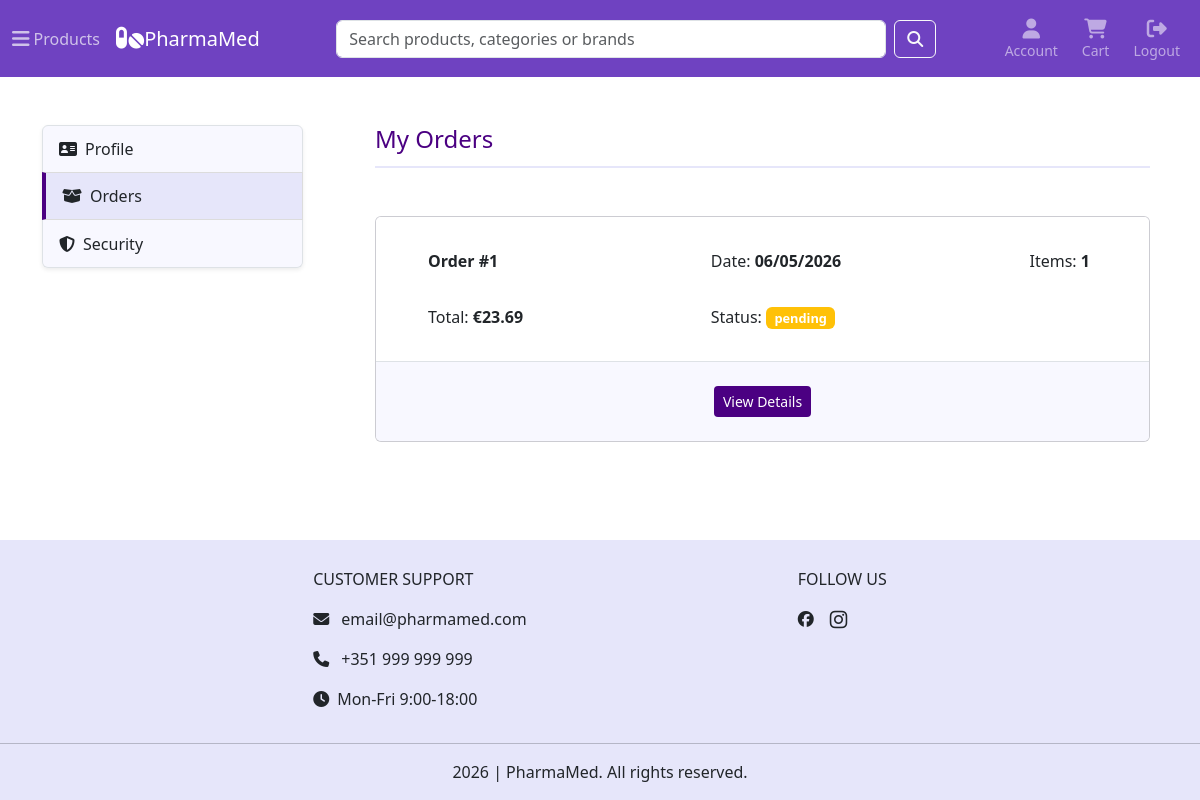
The app's page /account/orders (signed in), older data.
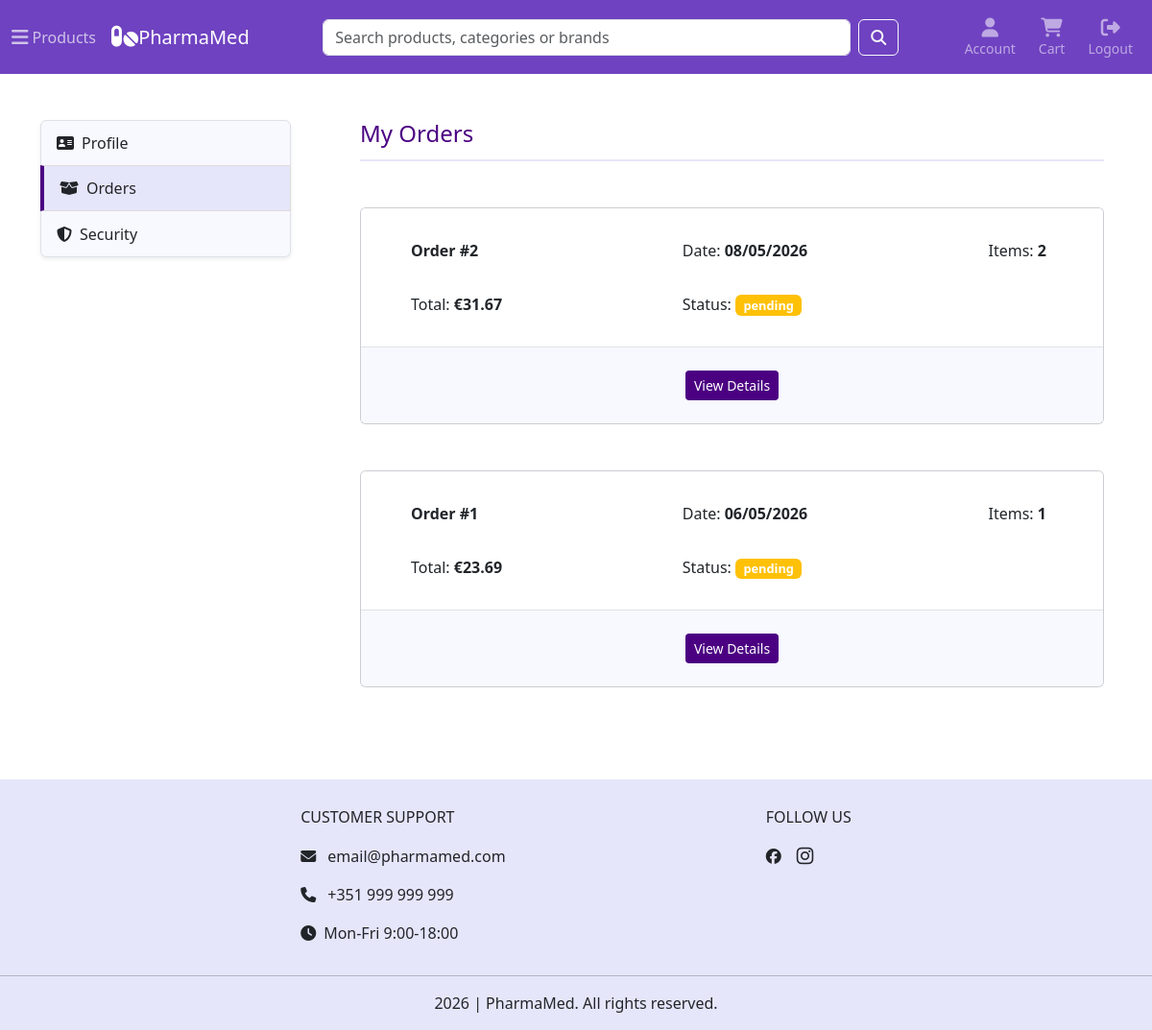
The same page, newer data.
### tables this page shows
CREATE TABLE orders (
    id INTEGER PRIMARY KEY AUTOINCREMENT,
    user_id INTEGER NOT NULL,
    address_id INTEGER NOT NULL,
    full_name TEXT NOT NULL,
    address_line TEXT NOT NULL,
    postal_code TEXT NOT NULL,
    city TEXT NOT NULL,
    country TEXT NOT NULL,
    shipping_method TEXT NOT NULL,
    subtotal REAL NOT NULL,
    shipping_cost REAL NOT NULL,
    total REAL NOT NULL,
    status TEXT NOT NULL DEFAULT 'pending',
    created_at TIMESTAMP DEFAULT CURRENT_TIMESTAMP,
    FOREIGN KEY (user_id) REFERENCES users(id)
);

### app.py (the view)
@app.route("/account/orders")
@login_required
def orders():
    db = get_db()
    orders = db.execute("""SELECT o.*, SUM(oi.quantity) AS item_count FROM orders o JOIN order_items oi ON oi.order_id = o.id WHERE o.user_id = ?
                        GROUP BY o.id ORDER BY o.created_at DESC""", (current_user.id,)).fetchall()
    return render_template("account/orders.html", active_page="orders", orders=orders)

### app.py (called while the page is built)
@login_manager.user_loader
def load_user(user_id):
    db = get_db()
    if db is None:
        return None
    user = db.execute("SELECT id, email, first_name, last_name FROM users WHERE id = ?",(user_id,)).fetchone()
    if user is None:
        return None
    return User(user["id"], user["email"], user["first_name"], user["last_name"])

@app.context_processor
def inject_globals():
    return {
        "categories_menu": load_categories_menu(),
        "cart_count": get_cart_count()
    }

### helpers.py (called while the page is built)
def get_db():
    if "db" not in g:
        g.db = sqlite3.connect("pharmamed.db")
        g.db.row_factory = sqlite3.Row
        g.db.execute("PRAGMA foreign_keys = ON")
    return g.db

def get_cart_count():
    db = get_db()
    if current_user.is_authenticated:
        return db_cart_count(db, current_user.id)
    session_cart = session.get('cart', {})
    return sum(session_cart.values())

def db_cart_count(db, user_id):
    cart_count = db.execute("""SELECT SUM(quantity) as total FROM cart_items ci JOIN carts c ON ci.cart_id = c.id WHERE c.user_id = ?""", (user_id,)).fetchone()
    return cart_count["total"] or 0

### templates/account/orders.html (shortened to what this page needs)
{% extends "account/account.html" %}
{% block account_content %}
<div class="page-header pb-1">
    <h4>My Orders</h4>
</div>
{% for order in orders %}
    <div class="card order-card my-5">
        <ul class="list-group list-group-flush">
            <li class="list-group-item p-3">
                <div class="row mt-3">
                    <div class="col-12 col-md-6 col-lg-5 mb-3 mb-md-0 ps-lg-5">
                        <strong>Order #{{ order.id }} </strong>
                    </div>
                    <div class="col-12 col-md-6 col-lg-5">
                        <p>Date: <strong>{{ order.created_at | format_date }}</strong></p>
                    </div>
                    <div class="col-12 col-md-6 col-lg-2 mt-md-3 mt-lg-0">
                        <p>Items: <strong>{{ order.item_count }}</strong></p>
                    </div>
                    <div class="col-12 col-md-6 col-lg-5 mt-md-3 ps-lg-5">
                        <p>Total: <strong>€{{ "%.2f"|format(order.total) }}</strong></p>
                    </div>
                    <div class="col-12 col-md-6 col-lg-7 mt-md-3">
                        <p>Status: <span class="badge {% if order.status == 'pending' %}bg-warning {% elif order.status == 'confirmed' %}bg-warning {% elif order.status == 'shipped' %}bg-warning
                        {% elif order.status == 'completed' %}bg-success {% elif order.status == 'cancelled' %}bg-danger {% endif %}">{{ order.status }}</span></p>
                    </div>
                </div>
            </li>
            <li class="list-group-item dark-item p-4">
                <div class="text-center">
                    <a href="{{ url_for('order_details', order_id=order.id) }}" class="btn btn-sm order-details-btn">
                        View Details
                    </a>
                </div>
            </li>
        </ul>
    </div>
{% endfor %}
{% endblock %}

Row changes from the older to the newer data that the page shows:
added orders: id "2", created_at "08/05/2026", item_count "2", total "31.67", status "pending"
